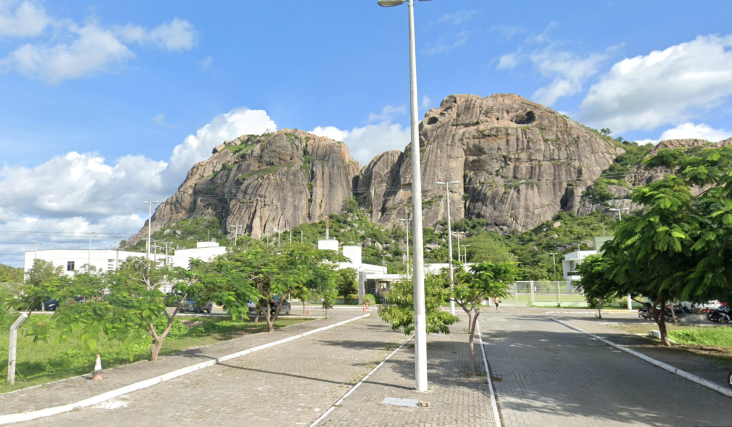
#> input picture homografia/imagens/campus_quixada1.png, 1463 x 853 px (shown at 1/2 size)
$ jupyter execute --allow-errors homografia.ipynb
#> lines starting #> are read from the running program, lines starting #| are printed output that depends on the picture
[cell 1]
import cv2
import numpy as np
import matplotlib.pyplot as plt

### Aplicando o pre-processamento nas imagens

[cell 2]
img1_path = "imagens/campus_quixada1.png"
img2_path = "imagens/campus_quixada2.png"

img1 = cv2.imread(img1_path)
#> img1 is the input picture: shape (853, 1463, 3); mean B, G, R 161.1, 161.2, 145.3
img2 = cv2.imread(img2_path)
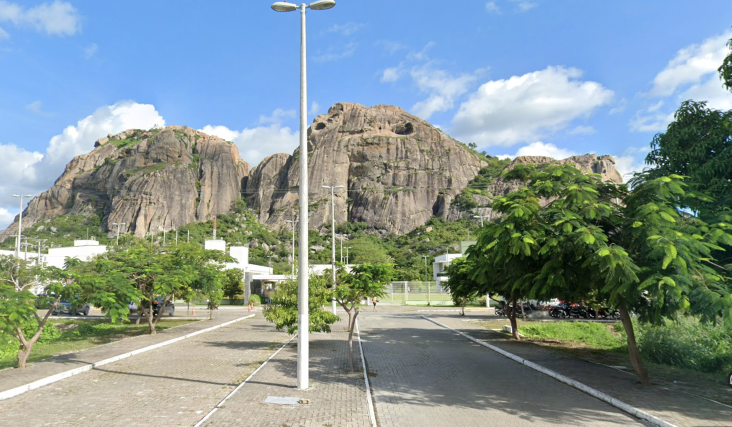
#> input picture homografia/imagens/campus_quixada2.png, 1463 x 853 px (shown at 1/2 size)
#> img2 is the input picture: shape (853, 1463, 3); mean B, G, R 149.3, 149.5, 132.2

h1, w1, _ = img1.shape
#> h1 = 853; w1 = 1463
img1_resized = cv2.resize(img1, (int(w1 * 0.5), int(h1 * 0.5)))
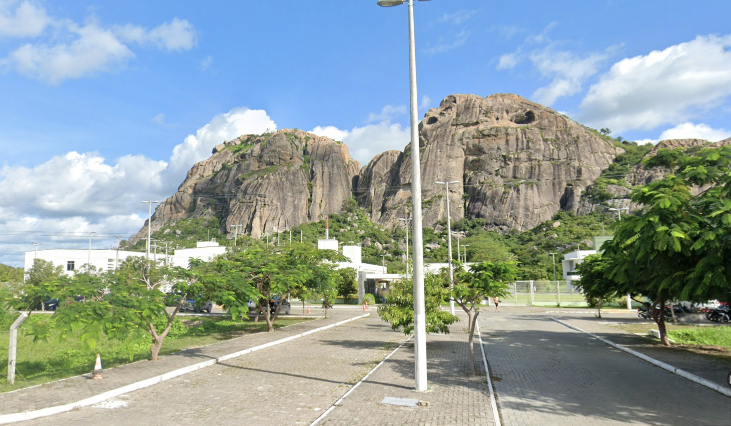
#> img1_resized: shape (426, 731, 3); mean B, G, R 160.9, 161.1, 145.2

h2, w2, _ = img2.shape
#> h2 = 853; w2 = 1463
img2_resized = cv2.resize(img2, (int(w2 * 0.5), int(h2 * 0.5)))
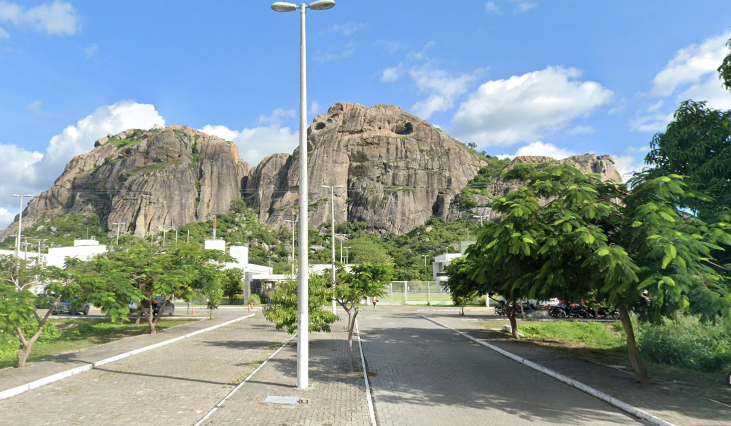
#> img2_resized: shape (426, 731, 3); mean B, G, R 149.2, 149.4, 132.1

img1_gray = cv2.cvtColor(img1_resized, cv2.COLOR_BGR2GRAY)
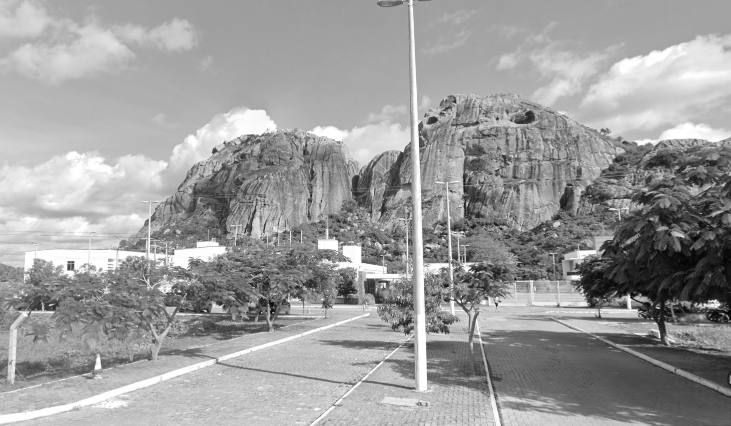
#> img1_gray: shape (426, 731); min 3, max 255, mean 156.3
img2_gray = cv2.cvtColor(img2_resized, cv2.COLOR_BGR2GRAY)
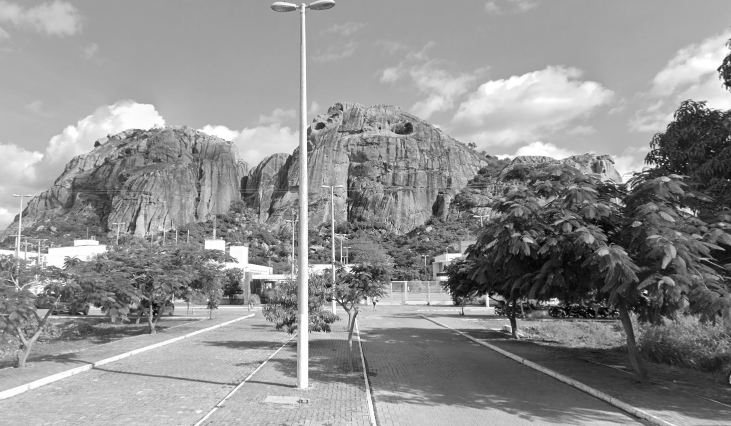
#> img2_gray: shape (426, 731); min 2, max 255, mean 144.2

### Descritores para encontrar correspondências entre imagens

[cell 3]
def match_images(im1,im2,kp1,kp2,des1,des2):
    bf = cv2.BFMatcher()
    matches = bf.knnMatch(des1, des2, k=2)
    good = []
    for m, n in matches:
        if m.distance < 0.75 * n.distance:
            good.append([m])

    if len(good) >= 4:
# Extrair localizações dos bons matches
        pts1 = []
        pts2 = []
        for m in good:
            pts1.append(kp1[m[0].queryIdx].pt)
            pts2.append(kp2[m[0].trainIdx].pt)

        # matrix points
        points1 = np.float32(pts1).reshape(-1, 1, 2)
        points2 = np.float32(pts2).reshape(-1, 1, 2)
    else:
        raise AssertionError("No enough keypoints.")
    return points1, points2

def bf_orb(img1,img2):
    orb = cv2.ORB_create()

# find the keypoints and descriptors with ORB
    kp1, des1 = orb.detectAndCompute(img1,None)
    kp2, des2 = orb.detectAndCompute(img2,None)

    return match_images(img1,img2,kp1,kp2,des1,des2)

def bf_sift(img1,img2):
    # Initiate SIFT detector
    sift = cv2.SIFT_create()
    # find the keypoints and descriptors with SIFT
    kp1, des1 = sift.detectAndCompute(img1,None)
    kp2, des2 = sift.detectAndCompute(img2,None)

    return match_images(img1,img2,kp1,kp2,des1,des2)

def bf_surf(img1,img2):
	# Initiate SURF detector
    surf = cv2.xfeatures2d_SURF.create(400)

	# find the keypoints and descriptors with SIFT
    kp1, des1 = surf.detectAndCompute(img1,None)
    kp2, des2 = surf.detectAndCompute(img2,None)

    return match_images(img1,img2,kp1,kp2,des1,des2)

# [23 lines left out: function bf_brief, not called in this run]

[cell 4]
# Encontrar pontos de interesse
points1_sift, points2_sift = bf_sift(img1_gray, img2_gray)
#> in bf_sift, `kp1, des1 = sift.detectAndCompute(img1,None)`: kp1 = 2806 keypoints; strongest (x, y, size): (715, 304, 6.9), (496, 304, 2), (577, 277, 4.2), (71, 266, 5.5)
#> in bf_sift, `kp2, des2 = sift.detectAndCompute(img2,None)`: kp2 = 2875 keypoints; strongest (x, y, size): (555, 302, 5.7), (445, 278, 3.9), (624, 206, 1.9), (374, 303, 1.9)
#> in match_images, `matches = bf.knnMatch(des1, des2, k=2)`: matches = 2806 matches
#> after the loop in match_images, `for m, n in matches:`: good = 1403 matches
#> after the loop in match_images, `for m in good:`: pts1 = 1403 pairs, first value 36.42 to 726.7, second value 37.58 to 420.1; pts2 = 1403 pairs, first value 4.78 to 617.2, second value 67.01 to 419.1
#> in match_images, `points1 = np.float32(pts1).reshape(-1, 1, 2)`: points1 = 1403 rows, first 8: [36.42, 261], [137.6, 239.5], [137.7, 274.5], [139, 254.2], [139.1, 281.7], [139.9, 324.7], [139.9, 324.7], [141.5, 346.5]
#> in match_images, `points2 = np.float32(pts2).reshape(-1, 1, 2)`: points2 = 1403 rows, first 8: [617.2, 264.4], [5.67, 236.5], [4.78, 274.3], [6.68, 252.3], [5.74, 282.3], [5.71, 329.2], [5.71, 329.2], [6.75, 353.1]
#> points1_sift has the same summary as points1 in match_images; points2_sift has the same summary as points2 in match_images
points1_orb, points2_orb = bf_orb(img1_gray, img2_gray)
#> in bf_orb, `kp1, des1 = orb.detectAndCompute(img1,None)`: kp1 = 500 keypoints; strongest (x, y, size): (629, 296, 31), (628, 295, 37.2), (385, 284, 31), (382, 283, 31)
#> in bf_orb, `kp2, des2 = orb.detectAndCompute(img2,None)`: kp2 = 500 keypoints; strongest (x, y, size): (490, 297, 31), (646, 291, 31), (487, 294, 31), (485, 305, 31)
#> in match_images (call 2), `matches = bf.knnMatch(des1, des2, k=2)`: matches = 500 matches
#> after the loop in match_images (call 2), `for m, n in matches:`: good = 111 matches
#> the loop in match_images (call 2), `for m in good:` made 111 passes
#> in match_images (call 2), `points1 = np.float32(pts1).reshape(-1, 1, 2)`: points1 = 111 rows, first 8: [403, 150], [214, 151], [388, 281], [477, 123], [558, 305], [205, 311], [173, 253], [455, 101]
#> in match_images (call 2), `points2 = np.float32(pts2).reshape(-1, 1, 2)`: points2 = 111 rows, first 8: [291, 154], [97, 143], [273, 282], [361, 131], [428, 303], [81.6, 313.2], [46.8, 252], [342, 109]
#> points1_orb has the same summary as points1 in match_images; points2_orb has the same summary as points2 in match_images
#> (the rest of this cell did not finish here and is left out)
